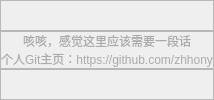
               <widget class="QWidget" name="Home">
                <property name="styleSheet">
                 <string notr="true"/>
                </property>
                <layout class="QVBoxLayout" name="verticalLayout_10">
                 <property name="spacing">
                  <number>0</number>
                 </property>
                 <property name="leftMargin">
                  <number>0</number>
                 </property>
                 <property name="topMargin">
                  <number>0</number>
                 </property>
                 <property name="rightMargin">
                  <number>0</number>
                 </property>
                 <property name="bottomMargin">
                  <number>0</number>
                 </property>
                 <item>
                  <widget class="QFrame" name="HomeIcon">
                   <property name="maximumSize">
                    <size>
                     <width>16777215</width>
                     <height>16777215</height>
                    </size>
                   </property>
                   <property name="styleSheet">
                    <string notr="true">background-image: url(:/Image/images/images/100678278.png);
background-position: center bottom;
background-repeat: no-repeat;</string>
                   </property>
                   <property name="frameShape">
                    <enum>QFrame::StyledPanel</enum>
                   </property>
                   <property name="frameShadow">
                    <enum>QFrame::Raised</enum>
                   </property>
                  </widget>
                 </item>
                 <item>
                  <widget class="QFrame" name="HomeMid">
                   <property name="maximumSize">
                    <size>
                     <width>16777215</width>
                     <height>45</height>
                    </size>
                   </property>
                   <property name="styleSheet">
                    <string notr="true">QLabel {
color: rgb(170, 170,170);
font: 8pt &quot;微软雅黑&quot;;
}</string>
                   </property>
                   <property name="frameShape">
                    <enum>QFrame::StyledPanel</enum>
                   </property>
                   <property name="frameShadow">
                    <enum>QFrame::Raised</enum>
                   </property>
                   <layout class="QVBoxLayout" name="verticalLayout_11">
                    <property name="spacing">
                     <number>0</number>
                    </property>
                    <property name="leftMargin">
                     <number>0</number>
                    </property>
                    <property name="topMargin">
                     <number>0</number>
                    </property>
                    <property name="rightMargin">
                     <number>0</number>
                    </property>
                    <property name="bottomMargin">
                     <number>0</number>
                    </property>
                    <item>
                     <widget class="QLabel" name="label">
                      <property name="styleSheet">
                       <string notr="true">color: rgb(170, 170,170);
font: 8pt &quot;微软雅黑&quot;;</string>
                      </property>
                      <property name="text">
                       <string>咳咳，感觉这里应该需要一段话</string>
                      </property>
                      <property name="alignment">
                       <set>Qt::AlignCenter</set>
                      </property>
                     </widget>
                    </item>
                    <item>
                     <widget class="QLabel" name="label_3">
                      <property name="text">
                       <string>个人Git主页：https://github.com/zhhony</string>
                      </property>
                      <property name="alignment">
                       <set>Qt::AlignCenter</set>
                      </property>
                     </widget>
                    </item>
                   </layout>
                  </widget>
                 </item>
                 <item>
                  <widget class="QFrame" name="HomeText">
                   <property name="maximumSize">
                    <size>
                     <width>16777215</width>
                     <height>16777215</height>
                    </size>
                   </property>
                   <property name="frameShape">
                    <enum>QFrame::StyledPanel</enum>
                   </property>
                   <property name="frameShadow">
                    <enum>QFrame::Raised</enum>
                   </property>
                  </widget>
                 </item>
                </layout>
               </widget>
